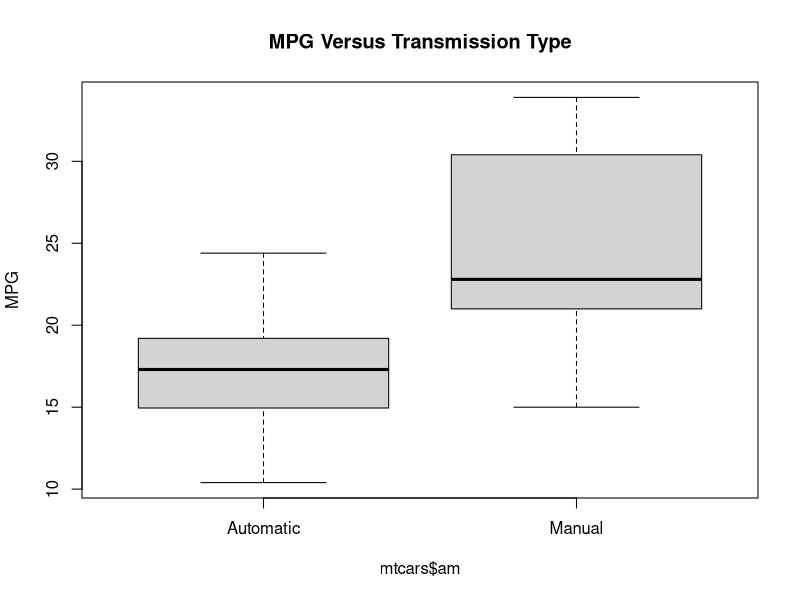

Write the R code that produced this figure. (Note: this script raises an error after producing the figure.)
## ---- chunk 1
knitr::opts_chunk$set(echo = TRUE)
## ---- chunk 2
data(mtcars)
summary(mtcars)
mtcars$am[mtcars$am == 0]<- "Automatic"
mtcars$am[mtcars$am == 1] <- "Manual"
## ---- chunk 3
aggregate(mpg~am, data = mtcars, mean)
## ---- chunk 4
boxplot(mtcars$mpg~mtcars$am, col="lightgray", ylab = "MPG", main = "MPG Versus Transmission Type")
## ---- chunk 5
fit <- lm(mpg~am, data = mtcars)
summary(fit)
## ---- chunk 6
fit_all <- lm(mpg~.,data = mtcars)
summary(fit_all)
## ---- chunk 7
data(mtcars)
cor(mtcars)
## ---- chunk 8
fit_final <- lm(mpg~. - disp, data = mtcars )
summary(fit_final)
## ---- chunk 9
par(mfrow = c(2,2))
plot(fit_final)
